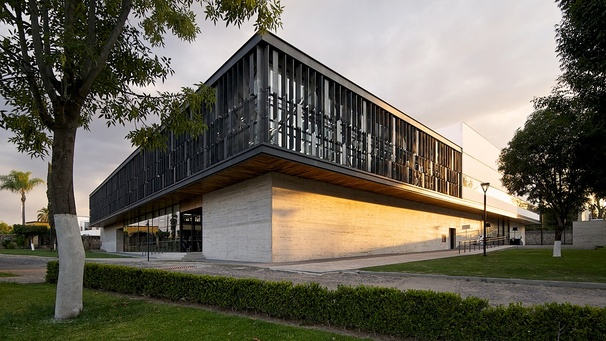
//> input picture Parcial1/Parcial1/Images/Uni2.jpg, 606 x 341 px, shrunk from 1000 x 562 before the run
$ ./Main   (built with g++ and OpenCV 4)
//> lines starting //> are read from the running program, lines starting //| are printed output that depends on the picture
#include <opencv2/core/core.hpp>
#include <opencv2/highgui/highgui.hpp>
#include <iostream>

using namespace cv;
using namespace std;

int blendImages();
int checkImage(Mat, string);

int main()
{
   /* Mat imageL = imread("L.jpg", IMREAD_GRAYSCALE);   // Read the file
    Mat imageK = imread("K.jpg", IMREAD_GRAYSCALE);   // Read the file
    Mat imageC = imread("C.jpg", IMREAD_GRAYSCALE);   // Read the file
    Mat imageR = imread("R.jpeg", IMREAD_GRAYSCALE);   // Read the file
    if (!imageL.data || !imageK.data || !imageC.data || !imageR.data)                          	// Check for invalid input
    {
        cout << "Could not open or find the image" << std::endl;
        return -1;
    }

    int umbral = 100;

    Mat binaryL(imageL.rows, imageL.cols, CV_8UC1);
    Mat binaryK(imageK.rows, imageK.cols, CV_8UC1);
    Mat binaryC(imageC.rows, imageC.cols, CV_8UC1);
    Mat binaryR(imageR.rows, imageR.cols, CV_8UC1);
    Mat binaryINVL(imageL.rows, imageL.cols, CV_8UC1);
    Mat binaryINVK(imageK.rows, imageK.cols, CV_8UC1);
    Mat binaryINVC(imageC.rows, imageC.cols, CV_8UC1);
    Mat binaryINVR(imageR.rows, imageR.cols, CV_8UC1);

    for (int i = 0; i < imageL.rows; i++) {
        for (int j = 0; j < imageL.cols; j++) {
            // L
            if (imageL.at<uchar>(i, j) > umbral) {
                binaryL.at<uchar>(i, j) = (uchar)(255);
                binaryINVL.at<uchar>(i, j) = (uchar)(0);
            }
            else {
                binaryL.at<uchar>(i, j) = (uchar)(0);
                binaryINVL.at<uchar>(i, j) = (uchar)(255);
            }

            // K
            if (imageK.at<uchar>(i, j) > umbral) {
                binaryK.at<uchar>(i, j) = (uchar)(255);
                binaryINVK.at<uchar>(i, j) = (uchar)(0);
            }
            else {
                binaryK.at<uchar>(i, j) = (uchar)(0);
                binaryINVK.at<uchar>(i, j) = (uchar)(255);
            }

            // C
            if (imageC.at<uchar>(i, j) > umbral) {
                binaryC.at<uchar>(i, j) = (uchar)(255);
                binaryINVC.at<uchar>(i, j) = (uchar)(0);
            }
            else {
                binaryC.at<uchar>(i, j) = (uchar)(0);
                binaryINVC.at<uchar>(i, j) = (uchar)(255);
            }

            // R
            if (imageR.at<uchar>(i, j) > umbral) {
                binaryR.at<uchar>(i, j) = (uchar)(255);
                binaryINVR.at<uchar>(i, j) = (uchar)(0);
            }
            else {
                binaryR.at<uchar>(i, j) = (uchar)(0);
                binaryINVR.at<uchar>(i, j) = (uchar)(255);
            }
        }

    }
    namedWindow("Image", WINDOW_AUTOSIZE);// Create a window for display.
    imshow("BinaryL", binaryL);               	// Show our image inside it.
    imshow("BinaryK", binaryK);               	// Show our image inside it.
    imshow("BinaryC", binaryC);               	// Show our image inside it.
    imshow("BinaryR", binaryR);               	// Show our image inside it.
    imshow("Binary InvertedL", binaryINVL);               	// Show our image inside it.
    imshow("Binary InvertedK", binaryINVK);               	// Show our image inside it.
    imshow("Binary InvertedC", binaryINVC);               	// Show our image inside it.
    imshow("Binary InvertedR", binaryINVR);               	// Show our image inside it.*/

    //waitKey(0);                                      	// Wait for a keystroke in the window

    blendImages();
    return 0;
}

int blendImages() {
    string path1 = samples::findFile("images/uni2.jpg");
    string path2 = samples::findFile("images/uni1.jpg");
    Mat image1 = imread(path1, IMREAD_GRAYSCALE);
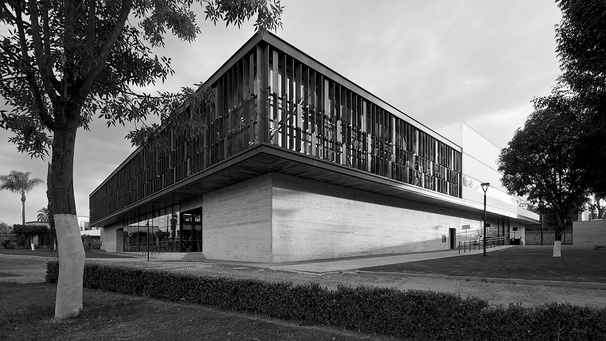
//> image1: 341 rows x 606 cols, CV_8UC1; min 0, max 255, mean 99.5
    Mat image2 = imread(path2, IMREAD_GRAYSCALE);
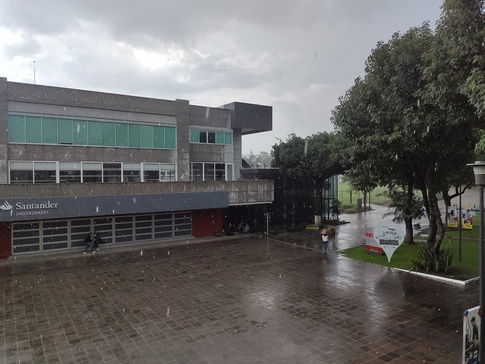
//> input picture Parcial1/Parcial1/Images/Uni1.jpg, 485 x 364 px, shrunk from 800 x 600 before the run
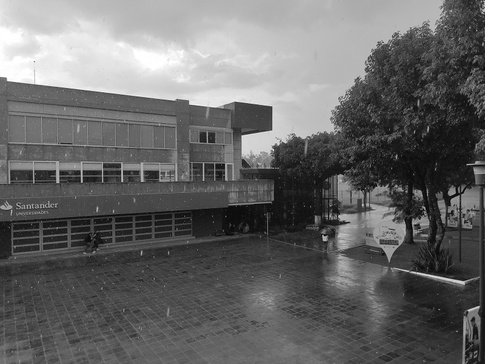
//> image2: 364 rows x 485 cols, CV_8UC1; min 0, max 255, mean 102.9

    if (checkImage(image1, path1))
        return -1;

    if (checkImage(image2, path2))
        return -1;

    int srows = (image1.rows < image2.rows) ? image1.rows : image2.rows;
//> srows = 341
    int scols = (image1.cols < image2.cols) ? image1.cols : image2.cols;
//> scols = 485

    Mat blendImage(srows, scols, CV_8UC1, Scalar(255));
    Mat blendWeightColsImage(srows, scols, CV_8UC1, Scalar(255));
    Mat blendWeightRowsImage(srows, scols, CV_8UC1, Scalar(255));

    int pixelColor;
    float w1, w2, inc;

    inc = (float)1 / (scols);
//> inc = 0.00206

    for (int j = 0; j < srows; j++) {
        w1 = 0.0f;
        w2 = 1.0f;

        for (int i = 0; i < scols; i++) {
            pixelColor = (w1 * image1.at<uchar>(j, i) + w2 * image2.at<uchar>(j, i));
            blendWeightColsImage.at<uchar>(j, i) = (uchar)(pixelColor);

            w1 += inc;
            w2 -= inc;
        }
    }
//> this loop made 341 passes
//> pixelColor on passes 1 to 3: 214, 215, 215
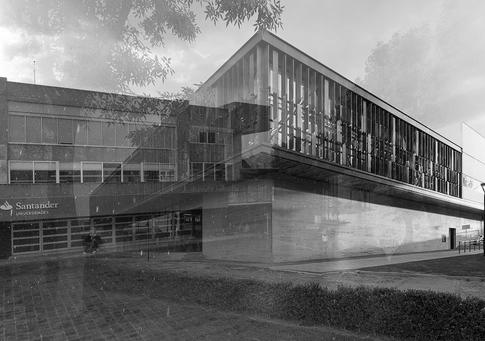
//> blendWeightColsImage: 341 rows x 485 cols, CV_8UC1; min 0, max 255, mean 114.5
//> after the loop, w1 = 1; w2 = 4.01e-06; pixelColor = 26

    imshow("Blend Weight Cols", blendWeightColsImage);

    int k = waitKey(0); // Wait for a keystroke in the window
//> the space key is pressed
    if (k == 's')
    {
        imwrite("Edificios.png", blendWeightColsImage);
    }
    return 0;
}


int checkImage(Mat image, string path) {
    if (image.empty())
    {
        cout << "Could not read the image: " << path << endl;
        return -1;
    }

    return 0;
}
